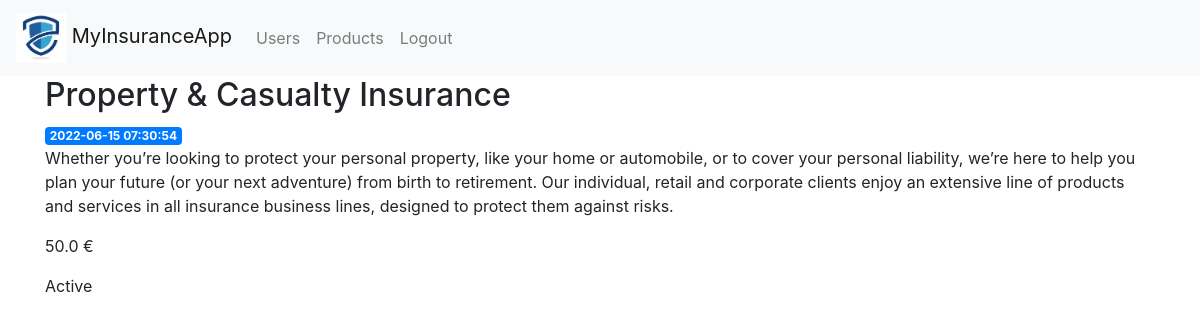
/products/1 (signed in), run on an earlier commit of the app's database.
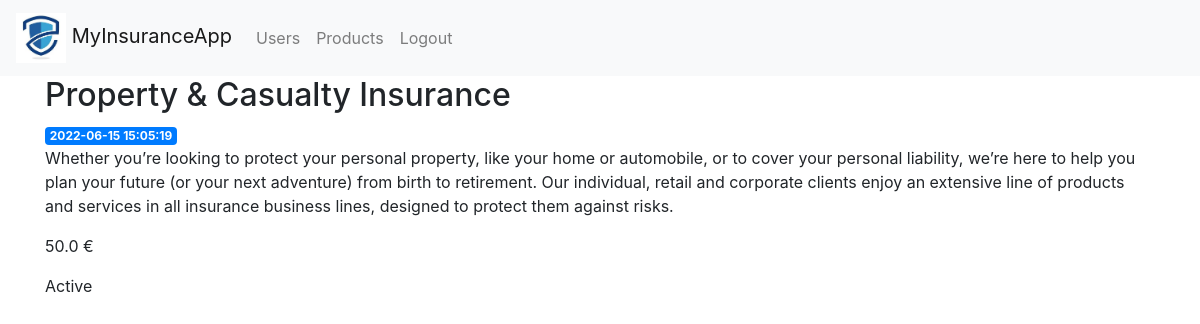
And on a later commit of the database.
### tables this page shows
CREATE TABLE products(
    id INTEGER PRIMARY KEY AUTOINCREMENT,
    created TIMESTAMP DEFAULT CURRENT_TIMESTAMP,
    name TEXT ,
    description TEXT,
    cost float ,
    is_active boolean
);

### project/controllers/web/product_controller.py (the view)
@app.route('/products/<int:product_id>')
def product(product_id):
    if not session.get("id"):
        return redirect(url_for('login'))
    theproduct = get_product(product_id)
    return render_template('product/product.html', product=theproduct)

### project/persistence/__init__.py (called while the page is built)
def dict_factory(cursor, row):
    d = {}
    for idx, col in enumerate(cursor.description):
        d[col[0]] = row[idx]
    return d

def get_db_connection():
    conn = sqlite3.connect('./database/database.db')
    conn.row_factory = dict_factory
    return conn

### project/persistence/products_dao.py (called while the page is built)
def get_product(product_id):
    conn = get_db_connection()
    product = conn.execute('SELECT * FROM products WHERE id = ?',
                        (product_id,)).fetchone()
    conn.close()
    if product is None:
        abort(404)
    return product

### project/templates/product/product.html
{% extends 'base.html' %}
{% block content %}
    <h2>{% block name %} {{ product['name'] }} {% endblock %}</h2>
    <span class="badge badge-primary">{{ product['created'] }}</span>
    <p>{{ product['description'] }}</p>
    <p>{{ product['cost'] }} €</p>
    <p>{{  'Active' if product['is_active'] else 'No active' }}</p>
{% endblock %}

What changed in the data, as far as the page shows it:
changed products "Property & Casualty Insurance": created "2022-06-15 07:30:54" → "2022-06-15 15:05:19"
